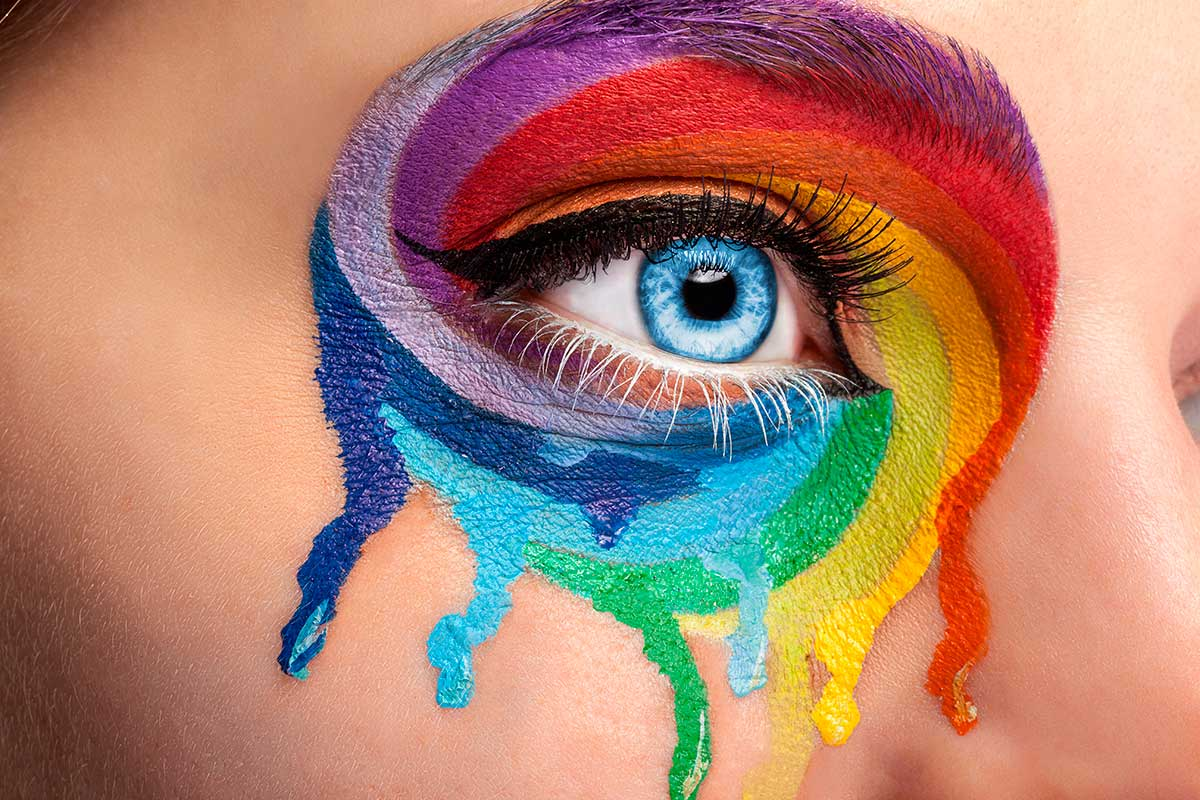
#> input picture Proyecto Algebra Lineal/cromoterapia.jpg, 1200 x 800 px
$ python img.py
#> lines starting #> are read from the running program, lines starting #| are printed output that depends on the picture
import matplotlib.pyplot as plt

import numpy as np
from skimage import io

image=io.imread("cromoterapia.jpg")/255.0

anti_identidad = np.eye(image.shape[1])[::-1]


img_red = np.matmul(image[:,:,0],anti_identidad)
plt.imsave("img_red.png",img_red)
img_green = np.matmul(image[:,:,1],anti_identidad)
plt.imsave("img_green.png",img_green)
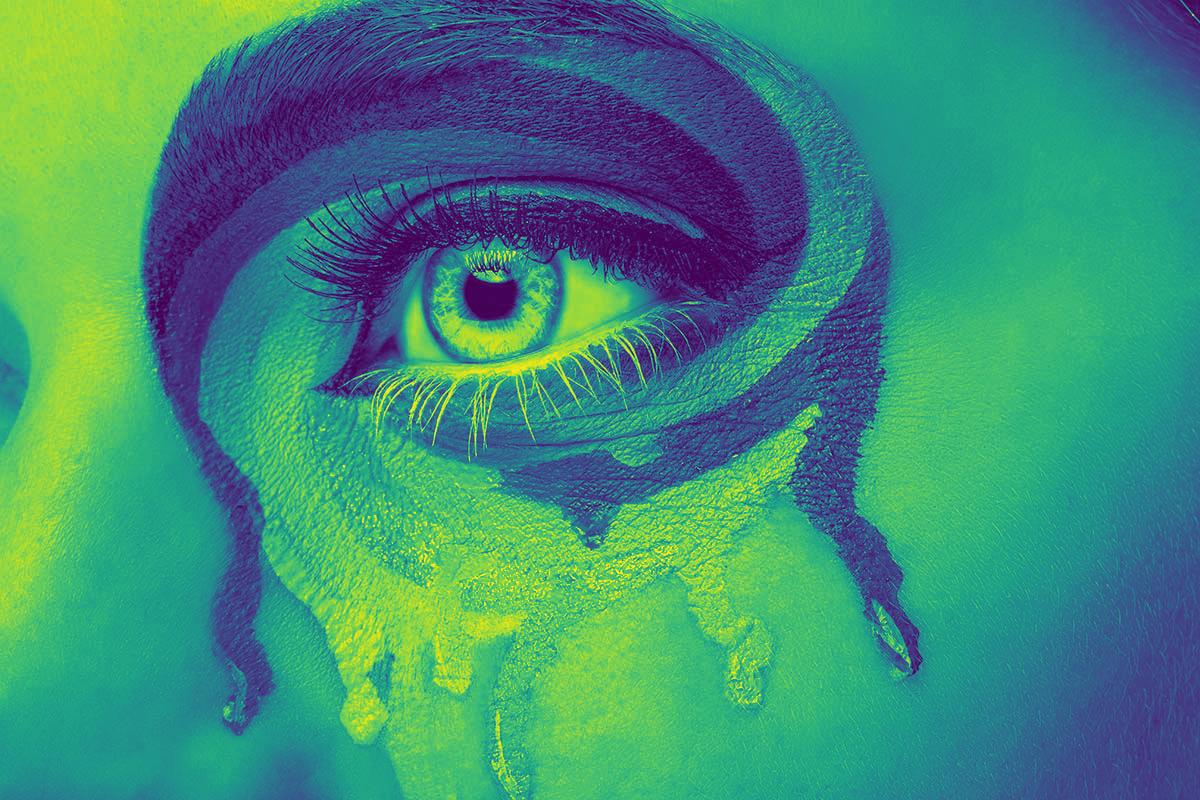
#> saved as img_green.png: shape (800, 1200, 3); mean R, G, B 63.2, 141.8, 119.7
img_blue = np.matmul(image[:,:,2],anti_identidad)
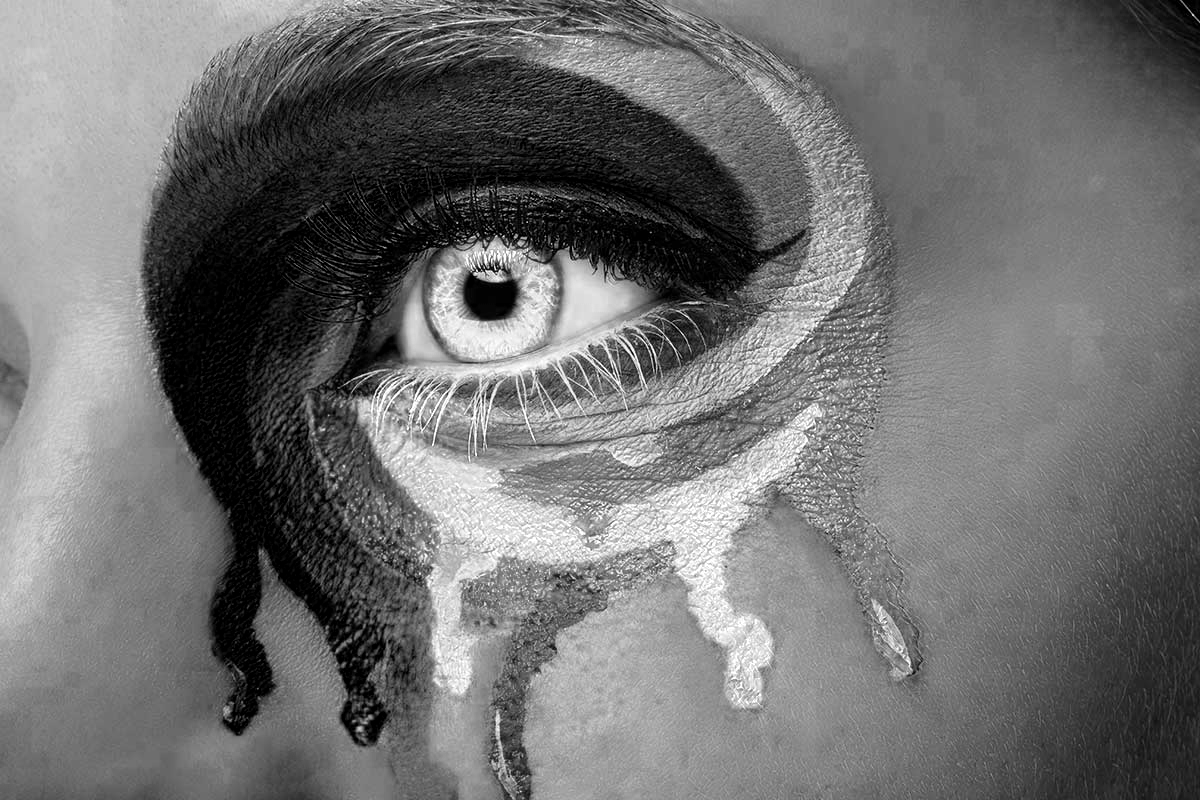
#> img_blue: shape (800, 1200) float64; min 0, max 1, mean 0.442
plt.imsave("img_blue.png",img_blue)
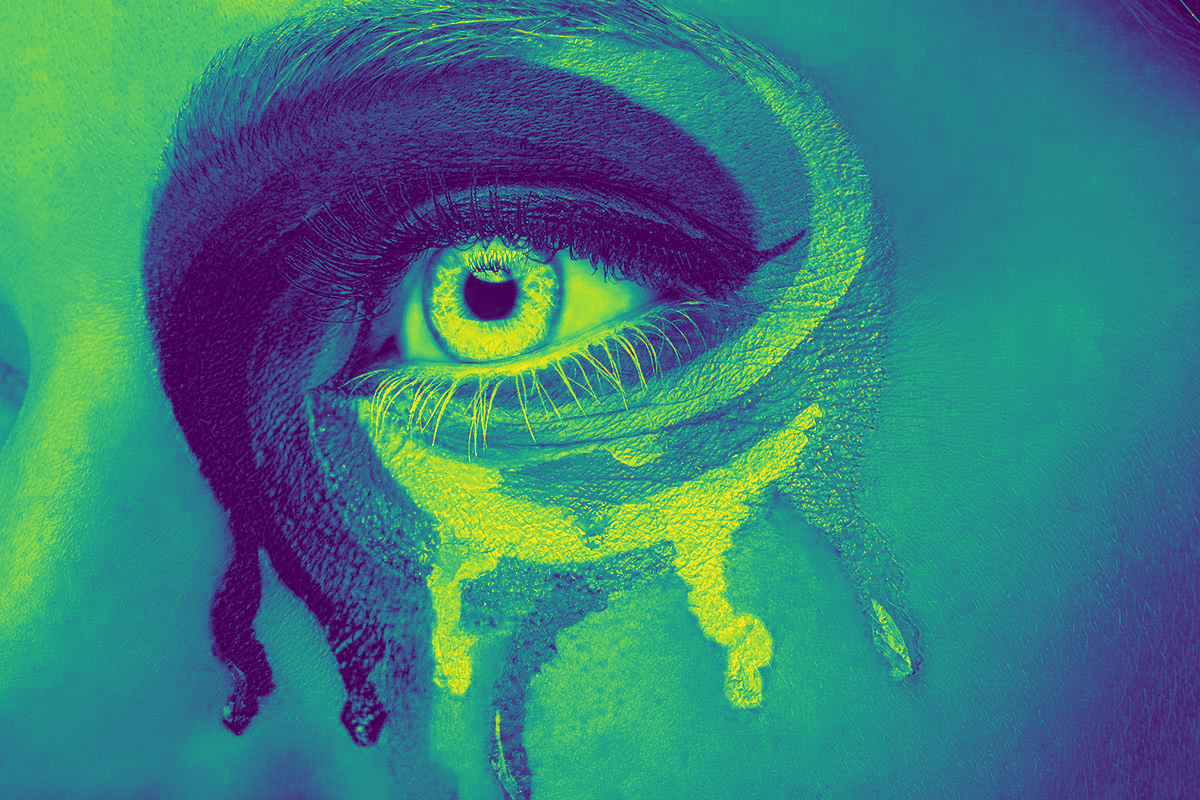
#> saved as img_blue.png: shape (800, 1200, 3); mean R, G, B 56.8, 125.8, 124.6
print(img_red)
#> (printed output is left out)
print(img_green)
#> (printed output is left out)
print(img_blue)
#> (printed output is left out)

reflex_img = np.zeros((image.shape[0],image.shape[1],image.shape[2]))
for c in range(image.shape[0]):
    for f in range(image.shape[1]):
        reflex_img[c,f,0] = img_red[c,f]
        reflex_img[c,f,1] = img_green[c,f]
        reflex_img[c,f,2] = img_blue[c,f]
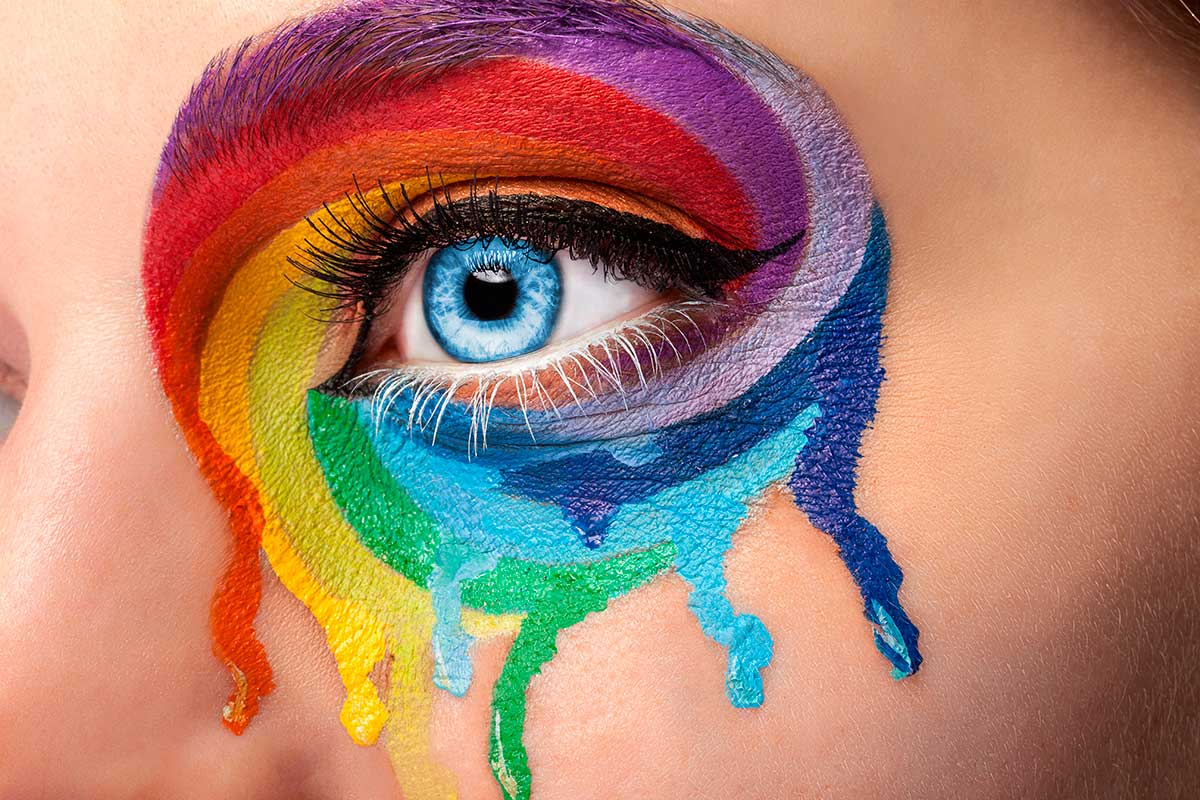
#> reflex_img: shape (800, 1200, 3) float64; mean R, G, B 0.685, 0.508, 0.442

plt.imsave("img_reverse.png",reflex_img)
